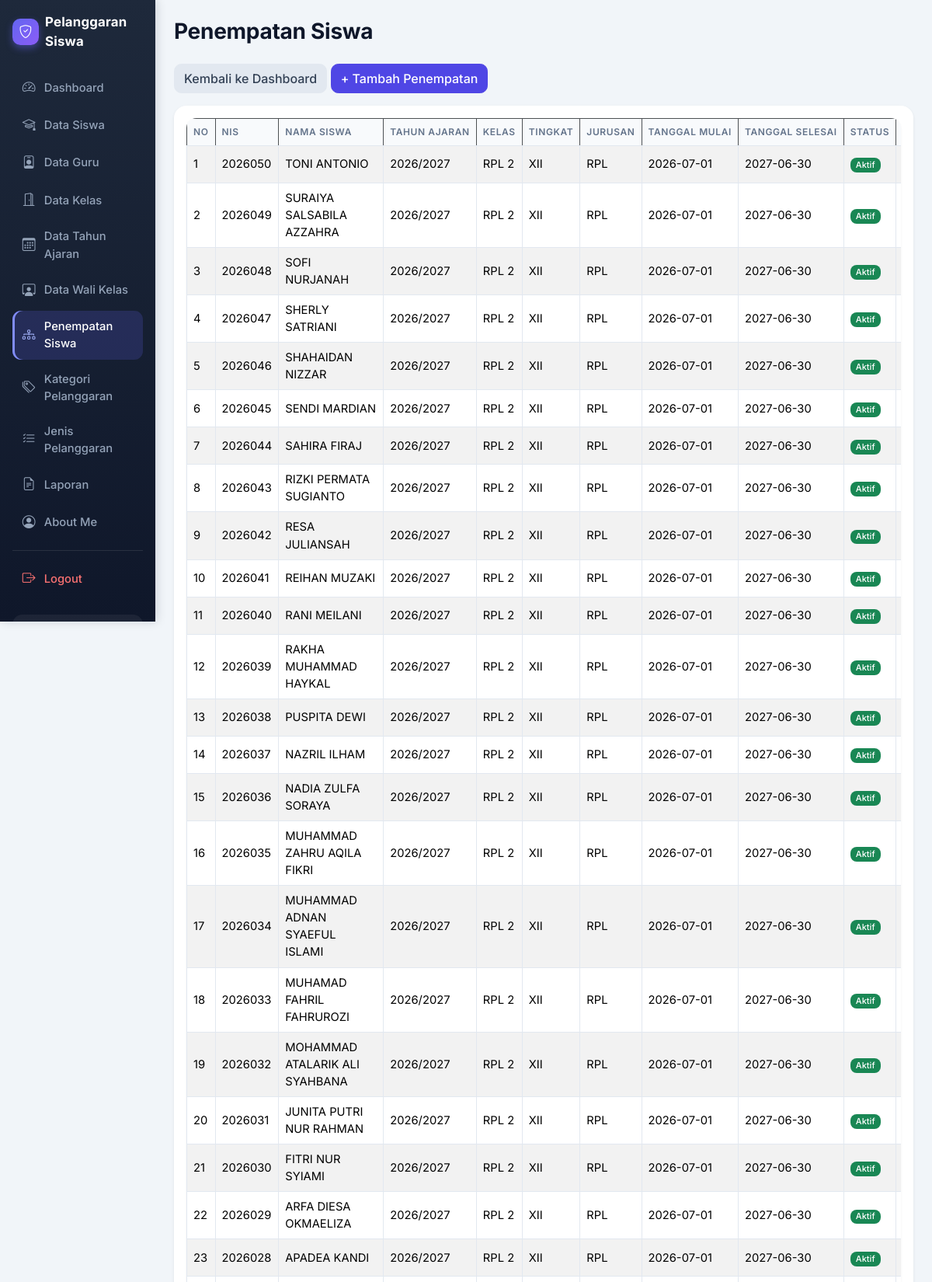
Screenshot of /penempatan_siswa.php (signed in, upper part) with the database file from the repository.
### tables this page shows
CREATE TABLE `t_kelas_siswa` (
  `id` int(11) NOT NULL,
  `siswa_id` int(11) DEFAULT NULL,
  `tahun_ajaran_id` int(11) DEFAULT NULL,
  `kelas_id` int(11) DEFAULT NULL,
  `tanggal_mulai` date NOT NULL,
  `tanggal_selesai` date NOT NULL,
  `status_aktif` tinyint(1) NOT NULL,
  `created_at` timestamp NOT NULL DEFAULT current_timestamp(),
  `updated_at` timestamp NOT NULL DEFAULT current_timestamp()
);

CREATE TABLE `t_siswa` (
  `id` int(11) NOT NULL,
  `nis` varchar(30) DEFAULT NULL,
  `nisn` varchar(20) NOT NULL,
  `nama` varchar(150) DEFAULT NULL,
  `jenis_kelamin` char(1) NOT NULL,
  `tanggal_lahir` date NOT NULL,
  `alamat` text NOT NULL,
  `status_aktif` tinyint(1) NOT NULL,
  `created_at` timestamp NOT NULL DEFAULT current_timestamp(),
  `updated_at` timestamp NOT NULL DEFAULT current_timestamp()
);

CREATE TABLE `t_tahun_ajaran` (
  `id` int(11) NOT NULL,
  `nama` varchar(20) DEFAULT NULL,
  `tanggal_mulai` date NOT NULL,
  `tanggal_selesai` date NOT NULL,
  `status_aktif` tinyint(1) NOT NULL,
  `created_at` timestamp NOT NULL DEFAULT current_timestamp(),
  `updated_at` timestamp NOT NULL DEFAULT current_timestamp()
);

CREATE TABLE `t_kelas` (
  `id` int(11) NOT NULL,
  `nama` varchar(100) DEFAULT NULL,
  `tingkat` varchar(20) NOT NULL,
  `jurusan` varchar(100) NOT NULL,
  `status_aktif` tinyint(1) NOT NULL,
  `created_at` timestamp NOT NULL DEFAULT current_timestamp(),
  `updated_at` timestamp NOT NULL DEFAULT current_timestamp()
);

### penempatan_siswa.php (the view, shortened to what this page needs)
<?php
include 'config/koneksi.php';
include_once 'includes/helper.php';
$sql = "SELECT
            ks.id,
            s.nis,
            s.nama AS nama_siswa,
            ta.nama AS tahun_ajaran,
            k.nama AS nama_kelas,
            k.tingkat,
            k.jurusan,
            ks.tanggal_mulai,
            ks.tanggal_selesai,
            ks.status_aktif
        FROM t_kelas_siswa ks
        LEFT JOIN t_siswa s ON ks.siswa_id = s.id
        LEFT JOIN t_tahun_ajaran ta ON ks.tahun_ajaran_id = ta.id
        LEFT JOIN t_kelas k ON ks.kelas_id = k.id
        ORDER BY ks.id DESC";
$hasil = mysqli_query($koneksi, $sql);
?>
<!DOCTYPE html>
<html lang="id">
<head>
    <link href="https://cdn.jsdelivr.net/npm/bootstrap@5.3.8/dist/css/bootstrap.min.css"
          rel="stylesheet">
    <link href="https://cdn.datatables.net/2.3.4/css/dataTables.bootstrap5.min.css"
          rel="stylesheet">
</head>
<body>
<div class="container-fluid">
    <div class="row">
        <?php include 'layout/sidebar.php'; ?>
        <main class="col-md-9 col-lg-10 p-4">
            <h1 class="mb-4">Penempatan Siswa</h1>
            <div class="mb-3">
                <a href="dashboard.php" class="btn btn-secondary">
                    Kembali ke Dashboard
                </a>
                <a href="tambah_penempatan_siswa.php" class="btn btn-primary">
                    + Tambah Penempatan
                </a>
            </div>
            <div class="card shadow-sm">
                <div class="card-body">
                    <div class="table-responsive">
                        <table id="tabelPenempatan"
                               class="table table-striped table-bordered table-hover align-middle w-100">
                            <thead class="table-dark">
                                <tr>
                                    <th>No</th>
                                    <th>NIS</th>
                                    <th>Nama Siswa</th>
                                    <th>Tahun Ajaran</th>
                                    <th>Kelas</th>
                                    <th>Tingkat</th>
                                    <th>Jurusan</th>
                                    <th>Tanggal Mulai</th>
                                    <th>Tanggal Selesai</th>
                                    <th>Status</th>
                                    <th class="text-center">Aksi</th>
                                </tr>
                            </thead>
                            <tbody>
                                <?php
                                $no = 1;
                                while ($row = mysqli_fetch_assoc($hasil)) {
                                ?>
                                    <tr>
                                        <td><?= $no++; ?></td>
                                        <td>
                                            <?= htmlspecialchars($row['nis'] ?? '-'); ?>
                                        </td>
                                        <td>
                                            <?= htmlspecialchars($row['nama_siswa'] ?? '-'); ?>
                                        </td>
                                        <td>
                                            <?= htmlspecialchars($row['tahun_ajaran'] ?? '-'); ?>
                                        </td>
                                        <td>
                                            <?= htmlspecialchars($row['nama_kelas'] ?? '-'); ?>
                                        </td>
                                        <td>
                                            <?= htmlspecialchars($row['tingkat'] ?? '-'); ?>
                                        </td>
                                        <td>
                                            <?= htmlspecialchars($row['jurusan'] ?? '-'); ?>
                                        </td>
                                        <td>
                                            <?= htmlspecialchars($row['tanggal_mulai'] ?? '-'); ?>
                                        </td>
                                        <td>
                                            <?= ($row['tanggal_selesai'] && $row['tanggal_selesai'] != '0000-00-00')
                                                ? htmlspecialchars($row['tanggal_selesai']) : '-'; ?>
                                        </td>
                                        <td>
                                            <?= badge_status($row['status_aktif']) ?>
                                        </td>
                                        <td class="text-center text-nowrap">
                                        </td>
                                    </tr>
                                <?php } ?>
                            </tbody>
                        </table>
                    </div>
                </div>
            </div>
        </main>
    </div>
</div>
</body>
</html>

### includes/helper.php (shortened to what this page needs)
<?php
function badge_status($nilai)
{
    if ((string) $nilai === '1') {
        return '<span class="badge bg-success">Aktif</span>';
    }
    return '<span class="badge bg-secondary">Tidak Aktif</span>';
}

### layout/sidebar.php (style rules this page uses)
:root { --bs-primary: #4f46e5; --bs-primary-rgb: 79, 70, 229; --bs-body-font-family: 'Inter', system-ui, -apple-system, 'Segoe UI', Roboto, sans-serif; --sb-dark: #0f172a; --sb-dark-2: #1e293b; }
body { background: #f1f5f9; color: #334155; font-family: var(--bs-body-font-family); }
main { animation: sbFade .35s ease; }
main h1, main h2, main h3 { color: #0f172a; font-weight: 700; letter-spacing: -.01em; }
main h1 { font-size: 1.75rem; }
main .card { border: 0; border-radius: 1rem; box-shadow: 0 1px 3px rgba(15, 23, 42, .06), 0 4px 14px rgba(15, 23, 42, .05); transition: transform .15s ease, box-shadow .15s ease; }
main .table { --bs-table-bg: #fff; --bs-border-color: #e2e8f0; }
main .table thead th { background: #f8fafc; color: #64748b; font-size: .75rem; font-weight: 600; text-transform: uppercase; letter-spacing: .05em; white-space: nowrap; border-bottom: 1px solid #e2e8f0; }
main .table td { vertical-align: middle; font-size: .92rem; }
main .table-responsive { border-radius: .8rem; box-shadow: 0 1px 3px rgba(15, 23, 42, .06); background: #fff; }
main .btn { border-radius: .6rem; font-weight: 500; transition: all .15s ease; }
.btn-primary { --bs-btn-bg: #4f46e5; --bs-btn-border-color: #4f46e5; --bs-btn-hover-bg: #4338ca; --bs-btn-hover-border-color: #4338ca; --bs-btn-active-bg: #3730a3; --bs-btn-active-border-color: #3730a3; --bs-btn-disabled-bg: #4f46e5; --bs-btn-disabled-border-color: #4f46e5; --bs-btn-focus-shadow-rgb: 99, 102, 241; }
main .btn-secondary { --bs-btn-bg: #e2e8f0; --bs-btn-border-color: #e2e8f0; --bs-btn-color: #334155; --bs-btn-hover-bg: #cbd5e1; --bs-btn-hover-border-color: #cbd5e1; --bs-btn-hover-color: #0f172a; --bs-btn-active-bg: #cbd5e1; --bs-btn-active-border-color: #cbd5e1; --bs-btn-active-color: #0f172a; }
main .badge { font-weight: 500; border-radius: .5rem; }

### rows the page displays
t_kelas_siswa: siswa.nis "2026050", siswa.nama "TONI ANTONIO", tahun_ajaran.nama "2026/2027", kelas.nama "RPL 2", kelas.tingkat "XII", kelas.jurusan "RPL", tanggal_mulai "2026-07-01", tanggal_selesai "2027-06-30", status_aktif "Aktif"
t_kelas_siswa: siswa.nis "2026049", siswa.nama "SURAIYA SALSABILA AZZAHRA", tahun_ajaran.nama "2026/2027", kelas.nama "RPL 2", kelas.tingkat "XII", kelas.jurusan "RPL", tanggal_mulai "2026-07-01", tanggal_selesai "2027-06-30", status_aktif "Aktif"
t_kelas_siswa: siswa.nis "2026048", siswa.nama "SOFI NURJANAH", tahun_ajaran.nama "2026/2027", kelas.nama "RPL 2", kelas.tingkat "XII", kelas.jurusan "RPL", tanggal_mulai "2026-07-01", tanggal_selesai "2027-06-30", status_aktif "Aktif"
t_kelas_siswa: siswa.nis "2026047", siswa.nama "SHERLY SATRIANI", tahun_ajaran.nama "2026/2027", kelas.nama "RPL 2", kelas.tingkat "XII", kelas.jurusan "RPL", tanggal_mulai "2026-07-01", tanggal_selesai "2027-06-30", status_aktif "Aktif"
t_kelas_siswa: siswa.nis "2026046", siswa.nama "SHAHAIDAN NIZZAR", tahun_ajaran.nama "2026/2027", kelas.nama "RPL 2", kelas.tingkat "XII", kelas.jurusan "RPL", tanggal_mulai "2026-07-01", tanggal_selesai "2027-06-30", status_aktif "Aktif"
t_kelas_siswa: siswa.nis "2026045", siswa.nama "SENDI MARDIAN", tahun_ajaran.nama "2026/2027", kelas.nama "RPL 2", kelas.tingkat "XII", kelas.jurusan "RPL", tanggal_mulai "2026-07-01", tanggal_selesai "2027-06-30", status_aktif "Aktif"
t_kelas_siswa: siswa.nis "2026044", siswa.nama "SAHIRA FIRAJ", tahun_ajaran.nama "2026/2027", kelas.nama "RPL 2", kelas.tingkat "XII", kelas.jurusan "RPL", tanggal_mulai "2026-07-01", tanggal_selesai "2027-06-30", status_aktif "Aktif"
t_kelas_siswa: siswa.nis "2026043", siswa.nama "RIZKI PERMATA SUGIANTO", tahun_ajaran.nama "2026/2027", kelas.nama "RPL 2", kelas.tingkat "XII", kelas.jurusan "RPL", tanggal_mulai "2026-07-01", tanggal_selesai "2027-06-30", status_aktif "Aktif"
t_kelas_siswa: siswa.nis "2026042", siswa.nama "RESA JULIANSAH", tahun_ajaran.nama "2026/2027", kelas.nama "RPL 2", kelas.tingkat "XII", kelas.jurusan "RPL", tanggal_mulai "2026-07-01", tanggal_selesai "2027-06-30", status_aktif "Aktif"
t_kelas_siswa: siswa.nis "2026041", siswa.nama "REIHAN MUZAKI", tahun_ajaran.nama "2026/2027", kelas.nama "RPL 2", kelas.tingkat "XII", kelas.jurusan "RPL", tanggal_mulai "2026-07-01", tanggal_selesai "2027-06-30", status_aktif "Aktif"
t_kelas_siswa: siswa.nis "2026040", siswa.nama "RANI MEILANI", tahun_ajaran.nama "2026/2027", kelas.nama "RPL 2", kelas.tingkat "XII", kelas.jurusan "RPL", tanggal_mulai "2026-07-01", tanggal_selesai "2027-06-30", status_aktif "Aktif"
t_kelas_siswa: siswa.nis "2026039", siswa.nama "RAKHA MUHAMMAD HAYKAL", tahun_ajaran.nama "2026/2027", kelas.nama "RPL 2", kelas.tingkat "XII", kelas.jurusan "RPL", tanggal_mulai "2026-07-01", tanggal_selesai "2027-06-30", status_aktif "Aktif"
t_kelas_siswa: siswa.nis "2026038", siswa.nama "PUSPITA DEWI", tahun_ajaran.nama "2026/2027", kelas.nama "RPL 2", kelas.tingkat "XII", kelas.jurusan "RPL", tanggal_mulai "2026-07-01", tanggal_selesai "2027-06-30", status_aktif "Aktif"
t_kelas_siswa: siswa.nis "2026037", siswa.nama "NAZRIL ILHAM", tahun_ajaran.nama "2026/2027", kelas.nama "RPL 2", kelas.tingkat "XII", kelas.jurusan "RPL", tanggal_mulai "2026-07-01", tanggal_selesai "2027-06-30", status_aktif "Aktif"
t_kelas_siswa: siswa.nis "2026036", siswa.nama "NADIA ZULFA SORAYA", tahun_ajaran.nama "2026/2027", kelas.nama "RPL 2", kelas.tingkat "XII", kelas.jurusan "RPL", tanggal_mulai "2026-07-01", tanggal_selesai "2027-06-30", status_aktif "Aktif"
t_kelas_siswa: siswa.nis "2026035", siswa.nama "MUHAMMAD ZAHRU AQILA FIKRI", tahun_ajaran.nama "2026/2027", kelas.nama "RPL 2", kelas.tingkat "XII", kelas.jurusan "RPL", tanggal_mulai "2026-07-01", tanggal_selesai "2027-06-30", status_aktif "Aktif"
t_kelas_siswa: siswa.nis "2026034", siswa.nama "MUHAMMAD ADNAN SYAEFUL ISLAMI", tahun_ajaran.nama "2026/2027", kelas.nama "RPL 2", kelas.tingkat "XII", kelas.jurusan "RPL", tanggal_mulai "2026-07-01", tanggal_selesai "2027-06-30", status_aktif "Aktif"
t_kelas_siswa: siswa.nis "2026033", siswa.nama "MUHAMAD FAHRIL FAHRUROZI", tahun_ajaran.nama "2026/2027", kelas.nama "RPL 2", kelas.tingkat "XII", kelas.jurusan "RPL", tanggal_mulai "2026-07-01", tanggal_selesai "2027-06-30", status_aktif "Aktif"
t_kelas_siswa: siswa.nis "2026032", siswa.nama "MOHAMMAD ATALARIK ALI SYAHBANA", tahun_ajaran.nama "2026/2027", kelas.nama "RPL 2", kelas.tingkat "XII", kelas.jurusan "RPL", tanggal_mulai "2026-07-01", tanggal_selesai "2027-06-30", status_aktif "Aktif"
t_kelas_siswa: siswa.nis "2026031", siswa.nama "JUNITA PUTRI NUR RAHMAN", tahun_ajaran.nama "2026/2027", kelas.nama "RPL 2", kelas.tingkat "XII", kelas.jurusan "RPL", tanggal_mulai "2026-07-01", tanggal_selesai "2027-06-30", status_aktif "Aktif"
t_kelas_siswa: siswa.nis "2026030", siswa.nama "FITRI NUR SYIAMI", tahun_ajaran.nama "2026/2027", kelas.nama "RPL 2", kelas.tingkat "XII", kelas.jurusan "RPL", tanggal_mulai "2026-07-01", tanggal_selesai "2027-06-30", status_aktif "Aktif"
t_kelas_siswa: siswa.nis "2026029", siswa.nama "ARFA DIESA OKMAELIZA", tahun_ajaran.nama "2026/2027", kelas.nama "RPL 2", kelas.tingkat "XII", kelas.jurusan "RPL", tanggal_mulai "2026-07-01", tanggal_selesai "2027-06-30", status_aktif "Aktif"
t_kelas_siswa: siswa.nis "2026028", siswa.nama "APADEA KANDI", tahun_ajaran.nama "2026/2027", kelas.nama "RPL 2", kelas.tingkat "XII", kelas.jurusan "RPL", tanggal_mulai "2026-07-01", tanggal_selesai "2027-06-30", status_aktif "Aktif"

### other values shown
$item[0] "Dashboard"
$item[0] "Data Siswa"
$item[0] "Data Guru"
$item[0] "Data Kelas"
$item[0] "Data Tahun Ajaran"
$item[0] "Data Wali Kelas"
$item[0] "Penempatan Siswa"
$item[0] "Kategori Pelanggaran"
$item[0] "Jenis Pelanggaran"
$item[0] "Laporan"
$item[0] "About Me"
